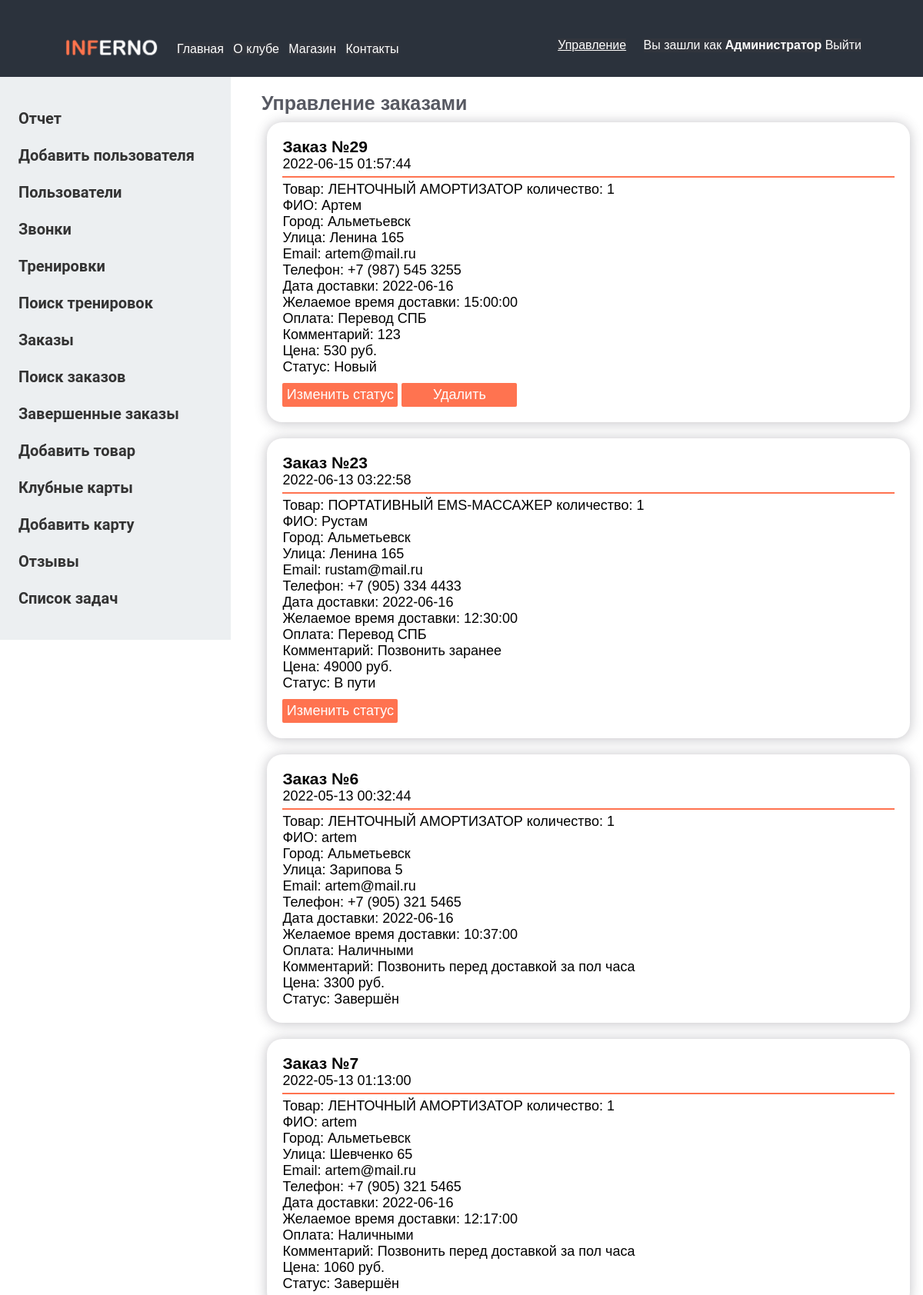
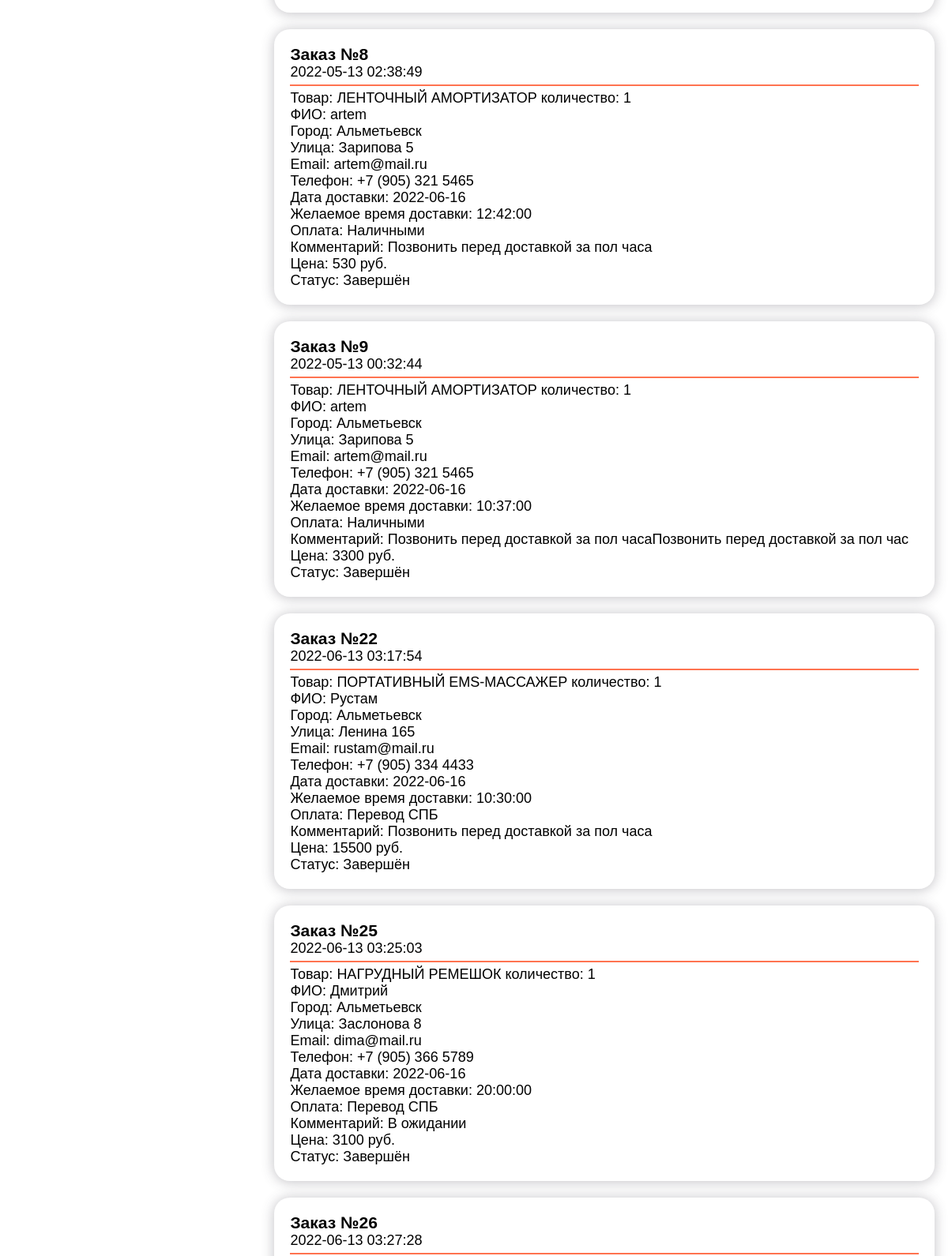
The app's page /admin-management.php (signed in, upper part) with its own data (2 pictures, top to bottom).
### tables this page shows
CREATE TABLE `orders2` (
  `id` int(11) NOT NULL,
  `name` varchar(255) NOT NULL,
  `email` varchar(255) NOT NULL,
  `phone` varchar(255) NOT NULL,
  `comment` varchar(255) NOT NULL,
  `price` varchar(255) NOT NULL,
  `payment` varchar(255) NOT NULL,
  `city` varchar(255) NOT NULL,
  `street` varchar(255) NOT NULL,
  `status` varchar(255) NOT NULL,
  `date` date NOT NULL,
  `time` datetime NOT NULL,
  `time2` time NOT NULL
);

CREATE TABLE `menu` (
  `id` int(11) NOT NULL,
  `name` varchar(255) NOT NULL,
  `description` varchar(255) NOT NULL,
  `category` varchar(255) NOT NULL,
  `price` int(255) NOT NULL,
  `img` varchar(255) NOT NULL
);

CREATE TABLE `orders` (
  `id` int(11) NOT NULL,
  `email` varchar(255) NOT NULL,
  `menu_id` varchar(255) NOT NULL,
  `quantity` int(255) NOT NULL,
  `status` varchar(255) NOT NULL
);

### admin-management.php (the view, shortened to what this page needs)
<?php session_start();
	$host = 'localhost';
	$user = 'root';
	$password = '';
	$db_name = 'inferno';
	$link = mysqli_connect($host, $user, $password, $db_name);
	mysqli_query($link, "SET NAMES 'utf8'");
	?>
<?php require_once('header.php'); ?>
<?php require_once('header-admin.php'); ?>
	<div class="cent" id="admin">
		<h1 class="zagl">Управление заказами</h1>
		<div class="row">
			<?php
			$result=mysqli_query($link, "SELECT * FROM Orders2 WHERE Status='Новый'") or die(mysqli_error($link));
				while($row = mysqli_fetch_array($result)){
				$id=$row['id'];
                $name =$row['name'];
                $phone=$row['phone'];
				$comment=$row['comment'];
				$price=$row['price'];
				$payment=$row['payment'];
				$city=$row['city'];
				$date=$row['date'];
				$street= $row['street'];
				$status =$row['status'];
                $time=$row['time'];
				$time2=$row['time2'];
                $email=$row['email'];
				echo "<div class='userindivid'>
				<div class='zayavka'>
				<h3>Заказ №$id</h3> <span class='time'>$time</span>
				<hr style='border: 1px solid #ff7350; margin-top: 5px; margin-bottom: 5px;'>
				<p>";
				$result2=mysqli_query($link, "SELECT * FROM Orders WHERE email='$email'") or die(mysqli_error($link));
				while($row = mysqli_fetch_array($result2)){
					$menu_id=$row['menu_id'];
					$quantity=$row['quantity'];
					$result3=mysqli_query($link, "SELECT * FROM Menu WHERE id='$menu_id'") or die(mysqli_error($link));
					while($row = mysqli_fetch_array($result3)){
						$name2=$row['name'];
						echo "Товар: $name2 количество: $quantity ";
					}
				}
				echo "<p> ФИО: $name</p>
				<p> Город: $city</p>
				<p> Улица: $street</p>
				<p> Email: $email</p>
				<p> Телефон: $phone</p>
				<p> Дата доставки: $date</p>
				<p> Желаемое время доставки: $time2</p>
				<p> Оплата: $payment</p>
				<p> Комментарий: $comment</p>
				<p> Цена: $price руб.</p>
				<p> Статус: $status</p>
				<form method='POST'>
					<input style='display:none;' name='id' value='$id' required />
					<input style='display:none;' name='email' value='$email' required />
					<input class='button bt12' name='stat' type='submit' value='Изменить статус'>
					<input class='button bt12' name='del' type='submit' value='Удалить'>
				</form>
				</div></div><br>";
				}
			?>
		</div>
		<div class="row">
			<?php
			$result=mysqli_query($link, "SELECT * FROM Orders2 WHERE Status='В пути'") or die(mysqli_error($link));
				while($row = mysqli_fetch_array($result)){
				$id=$row['id'];
                $name =$row['name'];
                $phone=$row['phone'];
				$comment=$row['comment'];
				$price=$row['price'];
				$payment=$row['payment'];
				$city=$row['city'];
				$street= $row['street'];
				$status =$row['status'];
				$date=$row['date'];
                $time=$row['time'];
				$time2=$row['time2'];
                $email=$row['email'];
				echo "<div class='userindivid'>
				<div class='zayavka'>
				<h3>Заказ №$id</h3> <span class='time'>$time</span>
				<hr style='border: 1px solid #ff7350; margin-top: 5px; margin-bottom: 5px;'>
				<p>";
				$result2=mysqli_query($link, "SELECT * FROM Orders WHERE email='$email'") or die(mysqli_error($link));
				while($row = mysqli_fetch_array($result2)){
					$menu_id=$row['menu_id'];
					$quantity=$row['quantity'];
					$result3=mysqli_query($link, "SELECT * FROM Menu WHERE id='$menu_id'") or die(mysqli_error($link));
					while($row = mysqli_fetch_array($result3)){
						$name2=$row['name'];
						echo "Товар: $name2 количество: $quantity ";
					}
				}
				echo "<p> ФИО: $name</p>
				<p> Город: $city</p>
				<p> Улица: $street</p>
				<p> Email: $email</p>
				<p> Телефон: $phone</p>
				<p> Дата доставки: $date</p>
				<p> Желаемое время доставки: $time2</p>
				<p> Оплата: $payment</p>
				<p> Комментарий: $comment</p>
				<p> Цена: $price руб.</p>
				<p> Статус: $status</p>
				<form method='POST'>
					<input style='display:none;' name='id' value='$id' required />
					<input style='display:none;' name='email' value='$email' required />
					<input class='button bt12' name='stat3' type='submit' value='Изменить статус'>
				</form>
				</div></div><br>";
				}
			?>
		</div>
		<div class="row">
			<?php
			$result=mysqli_query($link, "SELECT * FROM Orders2 WHERE Status='Завершён'") or die(mysqli_error($link));
				while($row = mysqli_fetch_array($result)){
				$id=$row['id'];
                $name =$row['name'];
                $phone=$row['phone'];
				$comment=$row['comment'];
				$price=$row['price'];
				$payment=$row['payment'];
				$city=$row['city'];
				$street= $row['street'];
				$date=$row['date'];
				$status =$row['status'];
                $time=$row['time'];
				$time2=$row['time2'];
                $email=$row['email'];
				echo "<div class='userindivid'>
				<div class='zayavka'>
				<h3>Заказ №$id</h3> <span class='time'>$time</span>
				<hr style='border: 1px solid #ff7350; margin-top: 5px; margin-bottom: 5px;'>
				<p>";
				$result2=mysqli_query($link, "SELECT * FROM Orders WHERE email='$email'") or die(mysqli_error($link));
				while($row = mysqli_fetch_array($result2)){
					$menu_id=$row['menu_id'];
					$quantity=$row['quantity'];
					$result3=mysqli_query($link, "SELECT * FROM Menu WHERE id='$menu_id'") or die(mysqli_error($link));
					while($row = mysqli_fetch_array($result3)){
						$name2=$row['name'];
						echo "Товар: $name2 количество: $quantity ";
					}
				}
				echo "<p> ФИО: $name</p>
				<p> Город: $city</p>
				<p> Улица: $street</p>
				<p> Email: $email</p>
				<p> Телефон: $phone</p>
				<p> Дата доставки: $date</p>
				<p> Желаемое время доставки: $time2</p>
				<p> Оплата: $payment</p>
				<p> Комментарий: $comment</p>
				<p> Цена: $price руб.</p>
				<p> Статус: $status</p>
				<form method='POST'>
					<input style='display:none;' name='id' value='$id' required />
					<input style='display:none;' name='email' value='$email' required />
				</form>
				</div></div><br>";
				}
			?>
		</div>
	</div>
<?php require_once('footer.php') ?>

### css/style.css (style rules this page uses)
* { font-family: "Montserrat", sans-serif; margin: 0; padding: 0; box-sizing: border-box; }
html, body { height: 100%; }
.bt12 { width: 150px; margin-top: 10px; border: 2px solid #ff7350; color: white; font-size: 18px; padding: 3px; background-color: #ff7350; border-radius: 2px; }
.cent { margin-left: 330px; font-size: 18px; }
.zagl { color: #575962;; font-size: 25px; margin: 10px; }
.userindivid { box-shadow: 0px 1px 15px 1px rgb(69 65 78 / 30%); margin-left: 2%; margin-right: 2%; border-radius: 20px; padding: 20px; }

### records on screen
orders2: id "29", time "2022-06-15 01:57:44", name "Артем", city "Альметьевск", street "Ленина 165", email "artem@mail.ru", phone "+7 (987) 545 3255", date "2022-06-16", time2 "15:00:00", payment "Перевод СПБ", comment "123", price "530", status "Новый"
orders: quantity "1"
menu: name "ЛЕНТОЧНЫЙ АМОРТИЗАТОР"
orders2: id "23", time "2022-06-13 03:22:58", name "Рустам", city "Альметьевск", street "Ленина 165", email "rustam@mail.ru", phone "+7 (905) 334 4433", date "2022-06-16", time2 "12:30:00", payment "Перевод СПБ", comment "Позвонить заранее", price "49000", status "В пути"
orders: quantity "1"
menu: name "ПОРТАТИВНЫЙ ЕМS-МАССАЖЕР"
orders2: id "6", time "2022-05-13 00:32:44", name "artem", city "Альметьевск", street "Зарипова 5", email "artem@mail.ru", phone "+7 (905) 321 5465", date "2022-06-16", time2 "10:37:00", payment "Наличными", comment "Позвонить перед доставкой за пол часа", price "3300", status "Завершён"
orders2: id "7", time "2022-05-13 01:13:00", name "artem", city "Альметьевск", street "Шевченко 65", email "artem@mail.ru", phone "+7 (905) 321 5465", date "2022-06-16", time2 "12:17:00", payment "Наличными", comment "Позвонить перед доставкой за пол часа", price "1060", status "Завершён"
orders2: id "8", time "2022-05-13 02:38:49", name "artem", city "Альметьевск", street "Зарипова 5", email "artem@mail.ru", phone "+7 (905) 321 5465", date "2022-06-16", time2 "12:42:00", payment "Наличными", comment "Позвонить перед доставкой за пол часа", price "530", status "Завершён"
orders2: id "9", time "2022-05-13 00:32:44", name "artem", city "Альметьевск", street "Зарипова 5", email "artem@mail.ru", phone "+7 (905) 321 5465", date "2022-06-16", time2 "10:37:00", payment "Наличными", comment "Позвонить перед доставкой за пол часаПозвонить перед доставкой за пол час", price "3300", status "Завершён"
orders2: id "22", time "2022-06-13 03:17:54", name "Рустам", city "Альметьевск", street "Ленина 165", email "rustam@mail.ru", phone "+7 (905) 334 4433", date "2022-06-16", time2 "10:30:00", payment "Перевод СПБ", comment "Позвонить перед доставкой за пол часа", price "15500", status "Завершён"
orders2: id "25", time "2022-06-13 03:25:03", name "Дмитрий", city "Альметьевск", street "Заслонова 8", email "dima@mail.ru", phone "+7 (905) 366 5789", date "2022-06-16", time2 "20:00:00", payment "Перевод СПБ", comment "В ожидании", price "3100", status "Завершён"
orders: quantity "1"
menu: name "НАГРУДНЫЙ РЕМЕШОК"
orders2: id "26", time "2022-06-13 03:27:28"

### other values on screen
$_SESSION['name'] "Администратор"
